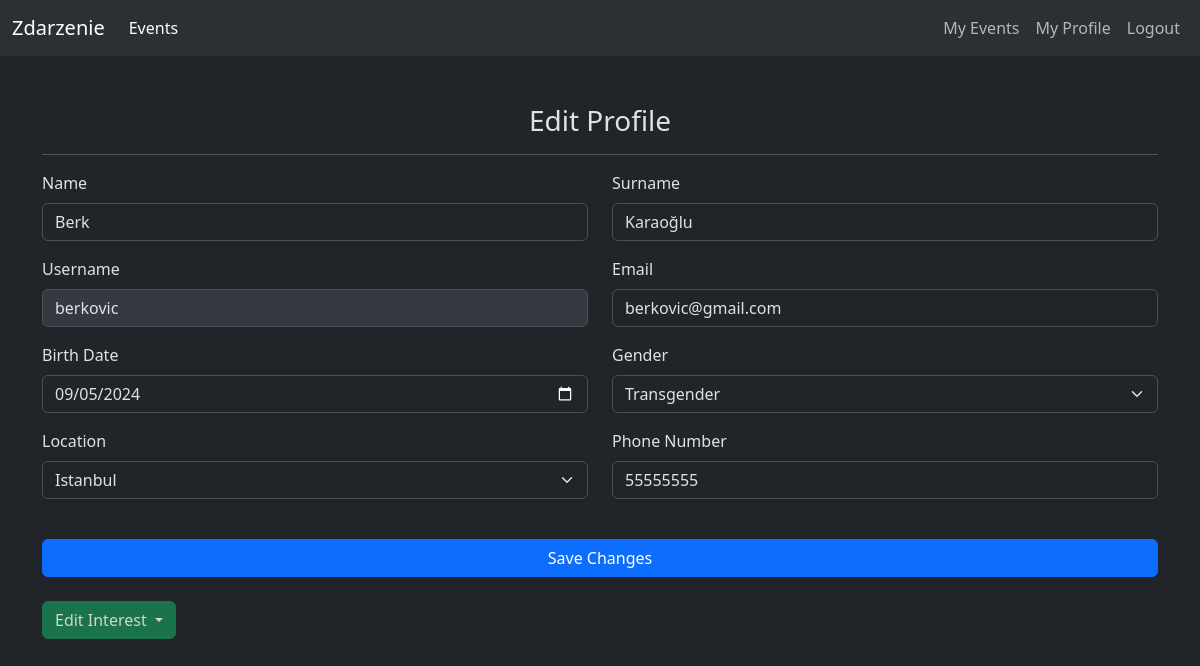
The app's page /authentication/edit_profile (signed in), older data.
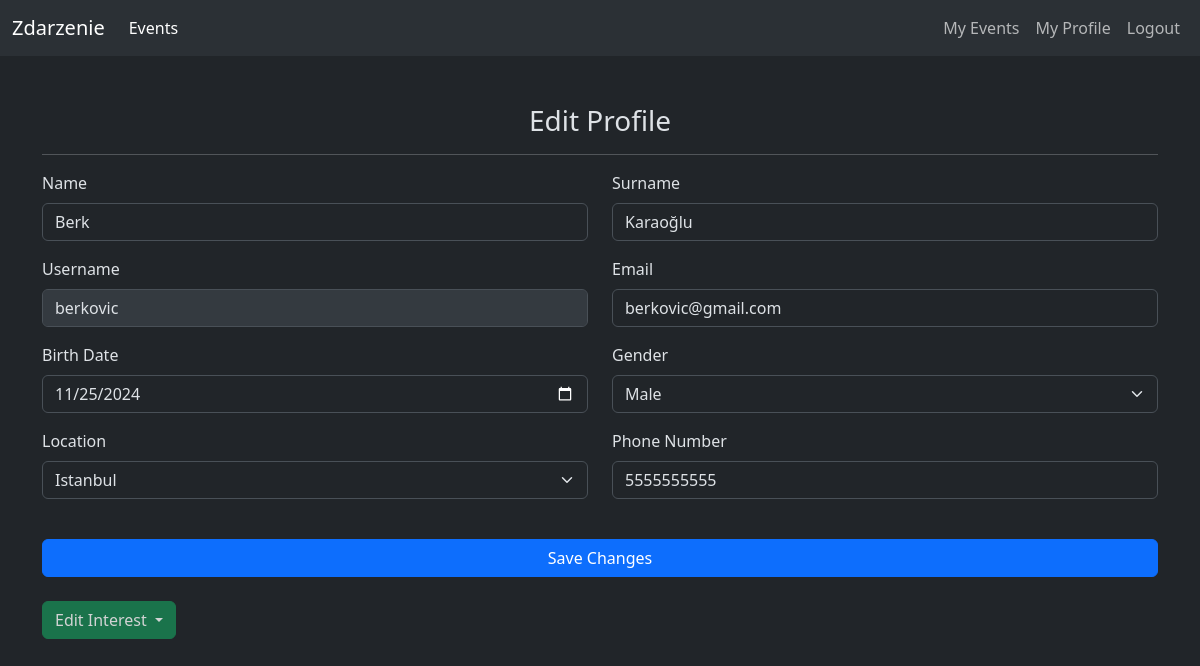
The same page, newer data.
### authentication/models.py (models this page shows, shortened)
class Profile(models.Model):
    user = models.OneToOneField(User,on_delete=models.CASCADE)
    birth_date = models.DateField(blank=True, null=True)
    location = models.CharField(max_length=255, blank=True, null=True)
    phone_number = models.CharField(max_length=15, blank=True, null=True)
    interests = models.TextField(blank=True, null=True)
    gender = models.CharField(max_length=15, blank=True, null=True)
    security_question = models.CharField(max_length=60, blank=True, null=True)
    security_question_answer = models.CharField(max_length=60, blank=True, null=True)
    profile_picture = models.ImageField(upload_to='profile_pictures', blank=True, null=True)

### authentication/views.py (the view, shortened to what this page needs)
# urls.py: path('edit_profile',views.edit_profile,name="edit_profile"),
@login_required
def edit_profile(request):
    profile, created = Profile.objects.get_or_create(user=request.user)
    return render(request, "events/edit_profile.html", {"profile": profile})

### templates/events/edit_profile.html (shortened to what this page needs)
{% extends "../utils/layout.html" %}
{% load static %}
{% block body %}
<h3 class="text-center">Edit Profile</h3>
<hr />
  <div class="row">
      <div class="col-md-12">
        <form method="post" class="needs-validation" novalidate>
          <div class="row">
            <div class="mb-3 col-md-6">
              <label for="name" class="form-label">Name</label>
              <input type="text" class="form-control" id="name" name="name" value="{{ profile.user.first_name }}" required autocomplete="off"/>
            </div>
            <div class="mb-3 col-md-6">
              <label for="surname" class="form-label">Surname</label>
              <input type="text" class="form-control" id="surname" name="surname" value="{{ profile.user.last_name }}" required autocomplete="off"/>
            </div>
          </div>
          <div class="row">
              <div class="mb-3 col-md-6">
                <label for="username" class="form-label">Username</label>
                <input type="text" class="form-control" id="username" name="username" value="{{user.username}}" disabled autocomplete="off"/>
              </div>
              <div class="mb-3 col-md-6">
                <label for="email" class="form-label">Email</label>
                <input type="email" class="form-control" id="email" name="email" value="{{user.email}}" required autocomplete="off"/>
              </div>
            </div>
          <div class="row">
            <div class="col-md-6">
              <div class="mb-3">
                <label for="birthdate" class="form-label">Birth Date</label>
                <input
                class="date-input form-control"
                type="date"
                id="birthdate"
                name="birthdate"
                value="{{ profile.birth_date|date:'Y-m-d'}}"
                required
                autocomplete="off"
                />
              </div>
            </div>
            <div class="col-md-6">
              <div class="mb-3">
                <label for="gender" class="form-label">Gender</label>
                <select class="form-select" id="gender" name="gender">
                    <option value="male" {% if profile.gender == "male" %}selected{% endif %}>Male</option>
                    <option value="transgender" {% if profile.gender == "transgender" %}selected{% endif %}>Transgender</option>
                </select>
              </div>
            </div>
          </div>
          <div class="row">
            <div class="col-md-6">
              <div class="mb-3">
                <label for="location" class="form-label">Location</label>
                <select class="form-select" id="location" name="location">
                    <option value="istanbul" selected>Istanbul</option>
                  </select>
              </div>
            </div>
            <div class="col-md-6">
              <div class="mb-3">
                <label for="phone" class="form-label">Phone Number</label>
                <input type="text" class="form-control" id="phone" name="phone" value="{{ profile.phone_number }}" required autocomplete="off"/>
              </div>
            </div>
          </div>
          <div class="row">
            <div class="dropdown">
                <div class="text-center">
                    <button type="submit" style="width: 100%;" class="btn btn-primary mt-4 mb-4">Save Changes</button>
                </div>
                <button id="interestButton" class="btn btn-success dropdown-toggle mb-3" type="button" aria-expanded="false">
                    Edit Interest
                </button>
                <br>
            </div>
          </div>
        </form>
      </div>
    </div>
{% endblock body %}

Row changes from the older to the newer data that the page shows:
changed Profile "Berk": birthdate "09/05/2024" → "11/25/2024"; gender "Transgender" → "Male"; phone "55555555" → "5555555555"
